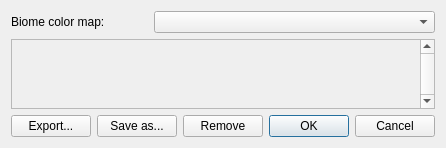
<?xml version="1.0" encoding="UTF-8"?>
<ui version="4.0">
 <class>BiomeColorDialog</class>
 <widget class="QDialog" name="BiomeColorDialog">
  <property name="windowTitle">
   <string>Biome Color Editor</string>
  </property>
  <property name="windowIcon">
   <iconset resource="../rc/icons.qrc">
    <normaloff>:/icons/logo.png</normaloff>:/icons/logo.png</iconset>
  </property>
  <layout class="QGridLayout" name="gridLayout_2">
   <item row="2" column="0" colspan="3">
    <widget class="QScrollArea" name="scrollArea">
     <property name="verticalScrollBarPolicy">
      <enum>Qt::ScrollBarAlwaysOn</enum>
     </property>
     <property name="widgetResizable">
      <bool>true</bool>
     </property>
     <widget class="QWidget" name="scrollAreaWidgetContents">
      <property name="styleSheet">
       <string notr="true">text-align: left; padding: 2px;</string>
      </property>
      <layout class="QGridLayout" name="gridLayout_3">
       <item row="0" column="0">
        <layout class="QGridLayout" name="gridLayout"/>
       </item>
      </layout>
     </widget>
    </widget>
   </item>
   <item row="3" column="0" colspan="3">
    <layout class="QHBoxLayout" name="horizontalLayout">
     <item>
      <widget class="QPushButton" name="buttonExport">
       <property name="text">
        <string>Export...</string>
       </property>
      </widget>
     </item>
     <item>
      <widget class="QPushButton" name="buttonSaveAs">
       <property name="text">
        <string>Save as...</string>
       </property>
      </widget>
     </item>
     <item>
      <widget class="QPushButton" name="buttonRemove">
       <property name="text">
        <string>Remove</string>
       </property>
      </widget>
     </item>
     <item>
      <widget class="QDialogButtonBox" name="buttonBox">
       <property name="standardButtons">
        <set>QDialogButtonBox::Cancel|QDialogButtonBox::Ok</set>
       </property>
      </widget>
     </item>
    </layout>
   </item>
   <item row="0" column="0">
    <widget class="QLabel" name="label">
     <property name="text">
      <string>Biome color map:</string>
     </property>
    </widget>
   </item>
   <item row="0" column="1" colspan="2">
    <widget class="StyledComboBox" name="comboColormaps">
     <property name="sizePolicy">
      <sizepolicy hsizetype="Expanding" vsizetype="Fixed">
       <horstretch>0</horstretch>
       <verstretch>0</verstretch>
      </sizepolicy>
     </property>
    </widget>
   </item>
  </layout>
 </widget>
 <customwidgets>
  <customwidget>
   <class>StyledComboBox</class>
   <extends>QComboBox</extends>
   <header>src/widgets.h</header>
  </customwidget>
 </customwidgets>
 <resources>
  <include location="../rc/icons.qrc"/>
 </resources>
 <connections/>
</ui>
